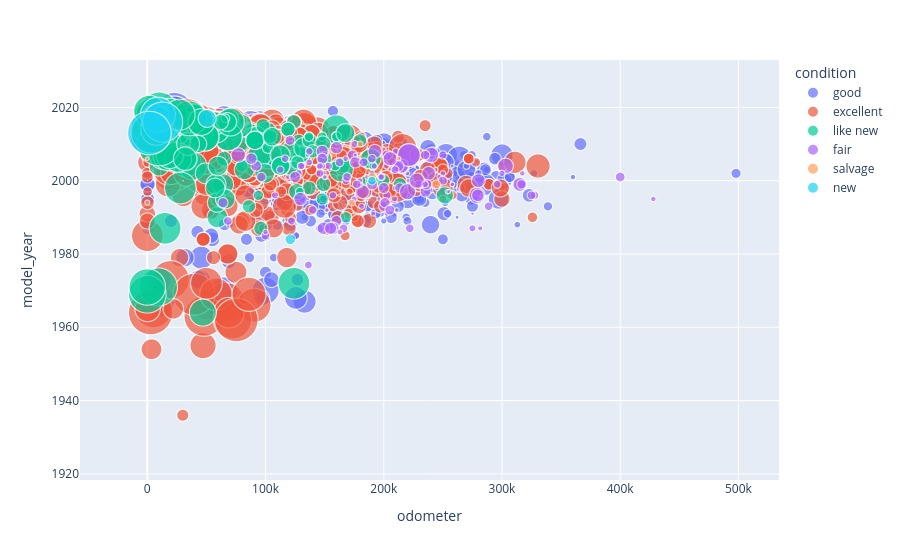

Source (notebook cell):
### Code cell
import pandas as pd
import plotly.express as px

car_data = pd.read_csv('../vehicles_us.csv') # leer los datos
#fig = px.histogram(car_data, x="odometer") # crear un histograma
fig = px.scatter(car_data.query("transmission=='manual'"), x="odometer", y="model_year",
	            size="price", color="condition",
                hover_name="model", log_x=False, size_max=60)

fig.show() # crear gráfico de dispersión

### Figure 1 — Plotly figure (JSON) as saved in the notebook; plotly's stock layout.template omitted (floating-point values rounded to 4 significant figures; data arrays with more than 128 entries replaced by an {"elided": "..."} marker saying what was removed)
{"data": [{"hovertemplate": "<b>%{hovertext}</b><br><br>condition=good<br>odometer=%{x}<br>model_year=%{y}<br>price=%{marker.size}<extra></extra>", "hovertext": {"elided": "1118 str values"}, "legendgroup": "good", "marker": {"color": "#636efa", "size": {"elided": "1118 int values"}, "sizemode": "area", "sizeref": 34.29, "symbol": "circle"}, "mode": "markers", "name": "good", "showlegend": true, "type": "scattergl", "x": {"elided": "1118 int values"}, "xaxis": "x", "y": {"elided": "1118 int values"}, "yaxis": "y"}, {"hovertemplate": "<b>%{hovertext}</b><br><br>condition=excellent<br>odometer=%{x}<br>model_year=%{y}<br>price=%{marker.size}<extra></extra>", "hovertext": {"elided": "1269 str values"}, "legendgroup": "excellent", "marker": {"color": "#EF553B", "size": {"elided": "1269 int values"}, "sizemode": "area", "sizeref": 34.29, "symbol": "circle"}, "mode": "markers", "name": "excellent", "showlegend": true, "type": "scattergl", "x": {"elided": "1269 int values"}, "xaxis": "x", "y": {"elided": "1269 int values"}, "yaxis": "y"}, {"hovertemplate": "<b>%{hovertext}</b><br><br>condition=like new<br>odometer=%{x}<br>model_year=%{y}<br>price=%{marker.size}<extra></extra>", "hovertext": {"elided": "250 str values"}, "legendgroup": "like new", "marker": {"color": "#00cc96", "size": {"elided": "250 int values"}, "sizemode": "area", "sizeref": 34.29, "symbol": "circle"}, "mode": "markers", "name": "like new", "showlegend": true, "type": "scattergl", "x": {"elided": "250 int values"}, "xaxis": "x", "y": {"elided": "250 int values"}, "yaxis": "y"}, {"hovertemplate": "<b>%{hovertext}</b><br><br>condition=fair<br>odometer=%{x}<br>model_year=%{y}<br>price=%{marker.size}<extra></extra>", "hovertext": {"elided": "176 str values"}, "legendgroup": "fair", "marker": {"color": "#ab63fa", "size": {"elided": "176 int values"}, "sizemode": "area", "sizeref": 34.29, "symbol": "circle"}, "mode": "markers", "name": "fair", "showlegend": true, "type": "scattergl", "x": {"elided": "176 int values"}, "xaxis": "x", "y": {"elided": "176 int values"}, "yaxis": "y"}, {"hovertemplate": "<b>%{hovertext}</b><br><br>condition=salvage<br>odometer=%{x}<br>model_year=%{y}<br>price=%{marker.size}<extra></extra>", "hovertext": ["ford f-150", "ford focus", "chevrolet silverado", "toyota 4runner", "toyota prius", "ford mustang", "ram 1500", "dodge charger", "jeep wrangler"], "legendgroup": "salvage", "marker": {"color": "#FFA15A", "size": [800, 400, 900, 2500, 1200, 1700, 2250, 700, 1500], "sizemode": "area", "sizeref": 34.29, "symbol": "circle"}, "mode": "markers", "name": "salvage", "showlegend": true, "type": "scattergl", "x": [null, 0, 0, 244360, 180000, null, 190000, 212523, 173000], "xaxis": "x", "y": [1997, 2006, 1994, 1999, 2010, 1996, 2001, 2006, 1994], "yaxis": "y"}, {"hovertemplate": "<b>%{hovertext}</b><br><br>condition=new<br>odometer=%{x}<br>model_year=%{y}<br>price=%{marker.size}<extra></extra>", "hovertext": ["toyota tacoma", "volkswagen passat", "ford focus se", "ram 2500", "chevrolet corvette", "chevrolet corvette", "honda accord"], "legendgroup": "new", "marker": {"color": "#19d3f3", "size": [42000, 2500, 11000, 55000, 65000, 22300, 3800], "sizemode": "area", "sizeref": 34.29, "symbol": "circle"}, "mode": "markers", "name": "new", "showlegend": true, "type": "scattergl", "x": [9000, 190000, 50600, 13000, 1756, null, 121000], "xaxis": "x", "y": [2018, 2000, 2017, 2016, 2013, 2003, 1984], "yaxis": "y"}], "layout": {"legend": {"itemsizing": "constant", "title": {"text": "condition"}, "tracegroupgap": 0}, "margin": {"t": 60}, "xaxis": {"anchor": "y", "domain": [0, 1], "title": {"text": "odometer"}}, "yaxis": {"anchor": "x", "domain": [0, 1], "title": {"text": "model_year"}}}}
